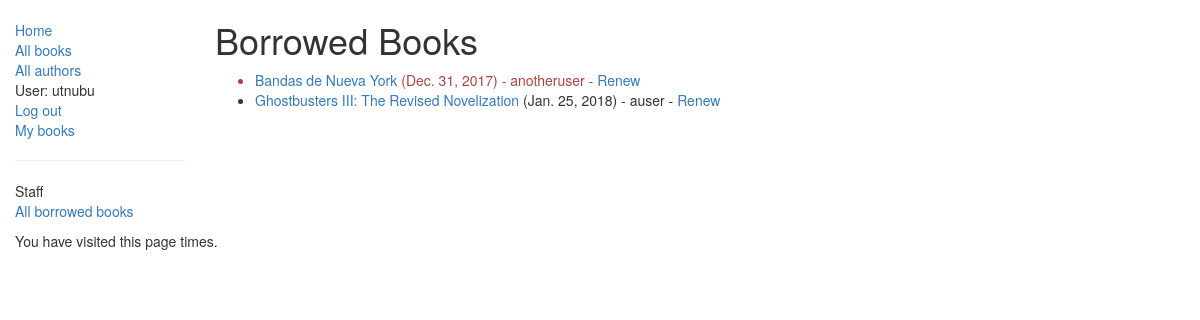
Page /catalog/borrowed/ (signed in) on the committed database.
### catalog/models.py (models this page shows, shortened)
class BookInstance(models.Model):
    id = models.UUIDField(primary_key=True, default=uuid.uuid4, help_text="Unique ID for this book across the whole library")
    book = models.ForeignKey(Book, on_delete=models.SET_NULL, null=True)
    imprint = models.CharField(max_length=200)
    due_back = models.DateField(null=True, blank=True)
    LOAN_STATUS = (
        ('m', 'Maintenance'),
        ('o', 'On Loan'),
        ('a', 'Available'),
        ('r', 'Reserved'),
        ('p', 'Between Matter Phases'),
        ('x', 'Trapped in Dimension X'),
        ('k', 'Not Yet Provided By The Free Market')
    )
    status = models.CharField(max_length=1, choices=LOAN_STATUS, blank=True, default='m', help_text='Book availability')
    borrower = models.ForeignKey(User, on_delete=models.SET_NULL, null=True, blank=True)
    class Meta:
        ordering = ['due_back']
        permissions = (("can_mark_returned", "Set book as returned"),("can_renew", "Renew book due date"))
    @property
    def is_overdue(self):
        if self.due_back and date.today() > self.due_back:
            return True
        return False

class Book(models.Model):
    title = models.CharField(max_length=200)
    author = models.ForeignKey('Author', on_delete=models.SET_NULL, null=True)
    summary = models.TextField(max_length=1000, help_text="Please enter a BRIEF description of the book")
    isbn = models.CharField('ISBN', max_length=13, help_text='13-character <a href="https://www.isbn-international.org/content/what-isbn">ISBN number</a>')
    genre = models.ManyToManyField(Genre, help_text="Select a genre for this book")
    language = models.ForeignKey(Language, on_delete=models.SET_NULL, null=True)
    def get_absolute_url(self):
        return reverse('book-detail', args=[str(self.id)])
    def display_genre(self):
        """
        Returns first 3 genres in short description string so admin site can display
        """
        return ', '.join([genre.name for genre in self.genre.all()[:3]])
    display_genre.short_description = 'Hurf Blurf'

### catalog/views.py (the view)
class AllBooksLoanedListView(PermissionRequiredMixin, LoginRequiredMixin, generic.ListView):
    permission_required = ('catalog.can_mark_returned', )
    model = BookInstance
    template_name = 'catalog/bookinstance_list_borrowed_all.html'
    paginate_by = 10
    def get_queryset(self):
        return BookInstance.objects.filter(status__exact='o').order_by('due_back')

### catalog/templates/catalog/bookinstance_list_borrowed_all.html
{% extends "base_generic.html" %}
{% block content %}
    <h1>Borrowed Books</h1>
    {% if bookinstance_list %}
    <ul>
        {% for bookinst in bookinstance_list %}
        <li class="{% if bookinst.is_overdue %}text-danger{% endif %}">
            <a href="{{ bookinst.book.get_absolute_url }}">{{ bookinst.book.title }}</a> ({{ bookinst.due_back }}) - {{ bookinst.borrower }}
            {% if perms.catalog.can_renew %}- <a href="{% url 'renew-book-librarian' bookinst.id %}">Renew</a>{% endif %}
        </li>
        {% endfor %}
    </ul>
    {% else %}
    <p>No books have been borrowed.</p>
    {% endif %}
{% endblock %}

### catalog/templates/base_generic.html (shortened to what this page needs)
<!DOCTYPE html>
<html lang="en">
    <head>
        <link rel="stylesheet" href="https://maxcdn.bootstrapcdn.com/bootstrap/3.3.7/css/bootstrap.min.css">
        {% load static %}
        <link rel="stylesheet" href="{% static 'css/style.css' %}">
    </head>
    <body>
        <div class="container-fluid">
            <div class="row">
                <div class="col-sm-2">
                    {% block sidebar %}
                    <ul class="sidebar-nav">
                        <li><a href="{% url 'index' %}">Home</a></li>
                        <li><a href="{% url 'books' %}">All books</a></li>
                        <li><a href="{% url 'authors' %}">All authors</a></li>
                        {% if user.is_authenticated %}
                        <li>User: {{ user.get_username }}</li>
                        <li><a href="{% url 'logout' %}?next={{ request.path }}">Log out</a></li>
                        <li><a href="{% url 'borrowed-books' %}">My books</a></li>
                        {% else %}
                        <li><a href="{% url 'login' %}?next={{ request.path }}">Log in</a></li>
                        {% endif %}
                        {% if perms.catalog.can_mark_returned %}
                        <hr>
                        Staff
                        <li><a href="{% url 'all-borrowed-books' %}">All borrowed books</a></li>
                        {% endif %}
                    </ul>
                    {% endblock %}
                </div>
                <div class="col-sm-10">
                    {% block content %}{% endblock %}
                </div>
            </div>
            <p>You have visited this page {{ num_visits }} {% if num_visits == 1 %}time{% else %}times{% endif %}.</p>
        </div>
    </body>
</html>

### catalog/static/css/style.css (style rules this page uses)
.sidebar-nav { margin-top: 20px; padding: 0; list-style: none; }

### rows in the picture
BookInstance: book "Bandas de Nueva York", due_back "Dec. 31, 2017", borrower "anotheruser"
BookInstance: book "Ghostbusters III: The Revised Novelization", due_back "Jan. 25, 2018", borrower "auser"

### other values in the picture
{{ user.get_username }} "utnubu"
